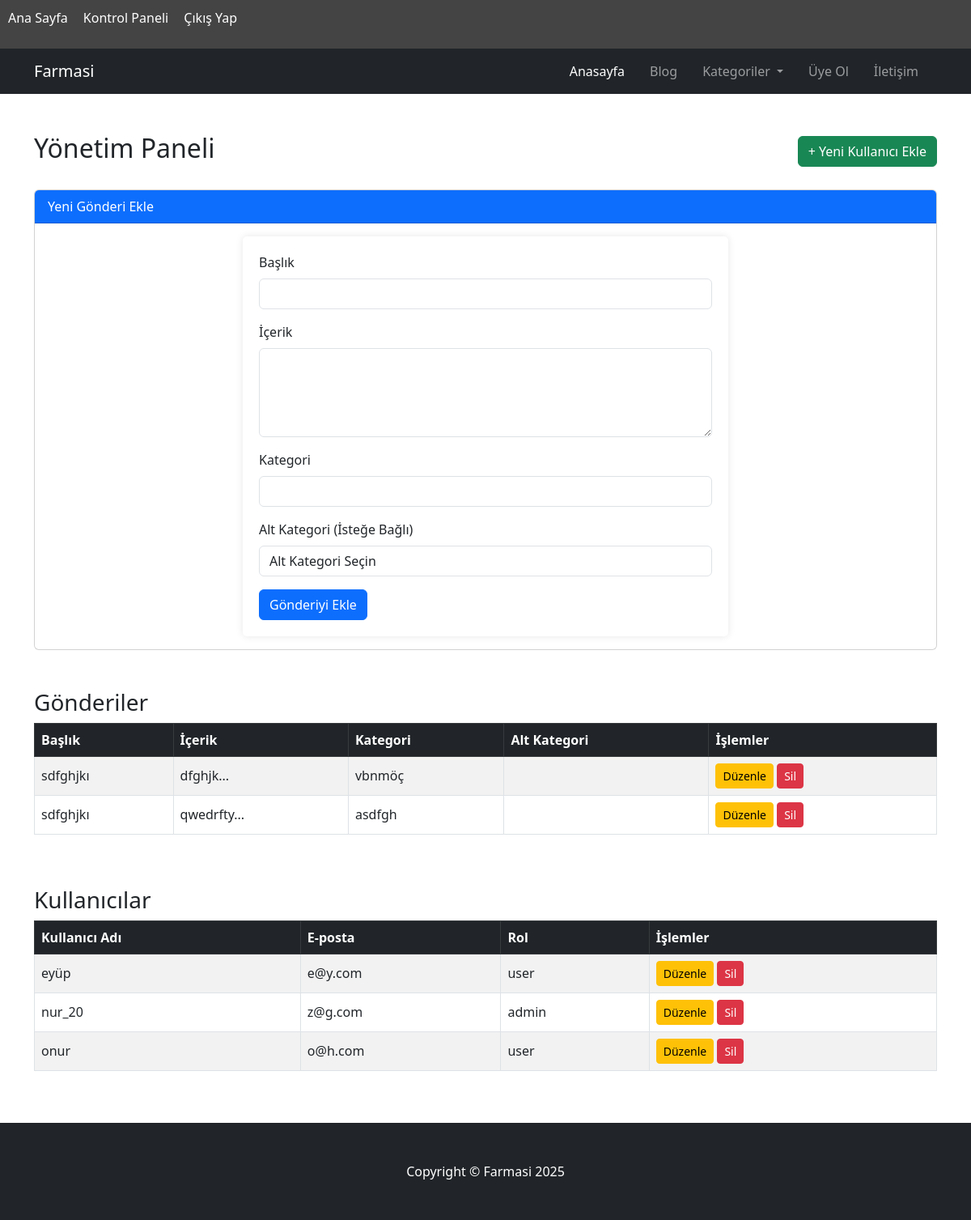
/admin.php (signed in), run on the app's committed database.
### tables this page shows
CREATE TABLE `posts` (
  `id` int(11) NOT NULL,
  `title` varchar(255) NOT NULL,
  `content` text NOT NULL,
  `category` varchar(100) DEFAULT NULL,
  `created_at` timestamp NOT NULL DEFAULT current_timestamp()
);

CREATE TABLE `users` (
  `id` int(11) NOT NULL,
  `username` varchar(100) NOT NULL,
  `password` varchar(255) NOT NULL,
  `role` enum('admin','user') DEFAULT 'user',
  `email` varchar(255) NOT NULL,
  `created_at` timestamp NOT NULL DEFAULT current_timestamp()
);

### admin.php (the view, shortened to what this page needs)
<?php
require_once 'layouts/header.php';
require_once 'layouts/navbar.php';
$posts = $pdo->query("SELECT * FROM posts ORDER BY created_at DESC")->fetchAll();
$users = $pdo->query("SELECT * FROM users ORDER BY created_at DESC")->fetchAll();
?>
<div class="container my-5">
    <div class="d-flex justify-content-between align-items-center mb-4">
        <h2>Yönetim Paneli</h2>
        <a href="register.php" class="btn btn-success">+ Yeni Kullanıcı Ekle</a>
    </div>
    <div class="card mb-5">
        <div class="card-header bg-primary text-white">
            Yeni Gönderi Ekle
        </div>
        <div class="card-body">
            <form method="POST" action="admin.php">
                <div class="mb-3">
                    <label for="title" class="form-label">Başlık</label>
                    <input type="text" name="title" class="form-control" required>
                </div>
                <div class="mb-3">
                    <label for="content" class="form-label">İçerik</label>
                    <textarea name="content" class="form-control" rows="4" required></textarea>
                </div>
                <div class="mb-3">
                    <label for="category" class="form-label">Kategori</label>
                    <input type="text" name="category" class="form-control" required>
                </div>
                <div class="mb-3">
                    <label for="subcategory_id" class="form-label">Alt Kategori (İsteğe Bağlı)</label>
                    <select name="subcategory_id" class="form-control">
                        <option value="">Alt Kategori Seçin</option>
                    </select>
                </div>
                <button type="submit" name="new_post" class="btn btn-primary">Gönderiyi Ekle</button>
            </form>
        </div>
    </div>
    <h3>Gönderiler</h3>
    <?php if ($posts) { ?>
        <div class="table-responsive">
            <table class="table table-bordered table-striped align-middle">
                <thead class="table-dark">
                    <tr>
                        <th>Başlık</th>
                        <th>İçerik</th>
                        <th>Kategori</th>
                        <th>Alt Kategori</th>
                        <th>İşlemler</th>
                    </tr>
                </thead>
                <tbody>
                    <?php foreach ($posts as $post) {
                        $subcategory_name = '';
                    ?>
                        <tr>
                            <td><?= htmlspecialchars($post['title']) ?></td>
                            <td><?= htmlspecialchars(substr($post['content'], 0, 100)) ?>...</td>
                            <td><?= htmlspecialchars($post['category']) ?></td>
                            <td><?= htmlspecialchars($subcategory_name) ?></td>
                            <td>
                                <a href="edit_post.php?id=<?= $post['id'] ?>" class="btn btn-sm btn-warning">Düzenle</a>
                                <a href="delete_post.php?id=<?= $post['id'] ?>" class="btn btn-sm btn-danger">Sil</a>
                            </td>
                        </tr>
                    <?php } ?>
                </tbody>
            </table>
        </div>
    <?php } else {
        echo '<p class="text-muted">Henüz gönderi yok.</p>';
    } ?>
    <h3 class="mt-5">Kullanıcılar</h3>
    <?php if ($users) { ?>
        <div class="table-responsive">
            <table class="table table-bordered table-striped align-middle">
                <thead class="table-dark">
                    <tr>
                        <th>Kullanıcı Adı</th>
                        <th>E-posta</th>
                        <th>Rol</th>
                        <th>İşlemler</th>
                    </tr>
                </thead>
                <tbody>
                    <?php foreach ($users as $user) { ?>
                        <tr>
                            <td><?= htmlspecialchars($user['username']) ?></td>
                            <td><?= htmlspecialchars($user['email']) ?></td>
                            <td><?= htmlspecialchars($user['role']) ?></td>
                            <td>
                                <a href="edit_user.php?id=<?= $user['id'] ?>" class="btn btn-sm btn-warning">Düzenle</a>
                                <a href="delete_user.php?id=<?= $user['id'] ?>" class="btn btn-sm btn-danger">Sil</a>
                            </td>
                        </tr>
                    <?php } ?>
                </tbody>
            </table>
        </div>
    <?php } else {
        echo '<p class="text-muted">Henüz kayıtlı kullanıcı yok.</p>';
    } ?>
</div>
<?php require_once 'layouts/footer.php'; ?>

### styles.css (style rules this page uses)
form { max-width: 600px; margin: 0 auto; padding: 20px; background-color: white; border-radius: 5px; box-shadow: 0px 0px 10px rgba(0, 0, 0, 0.1); }
form input, form textarea, form select { width: 100%; padding: 10px; margin-bottom: 10px; border: 1px solid #ccc; border-radius: 4px; }
button { padding: 10px 20px; background-color: #333; color: white; border: none; border-radius: 4px; cursor: pointer; }

### data on the page
posts: title "sdfghjkı", content "dfghjk", category "vbnmöç"
posts: title "sdfghjkı", content "qwedrfty", category "asdfgh"
users: username "eyüp", email "e@y.com", role "user"
users: username "nur_20", email "z@g.com", role "admin"
users: username "onur", email "o@h.com", role "user"
